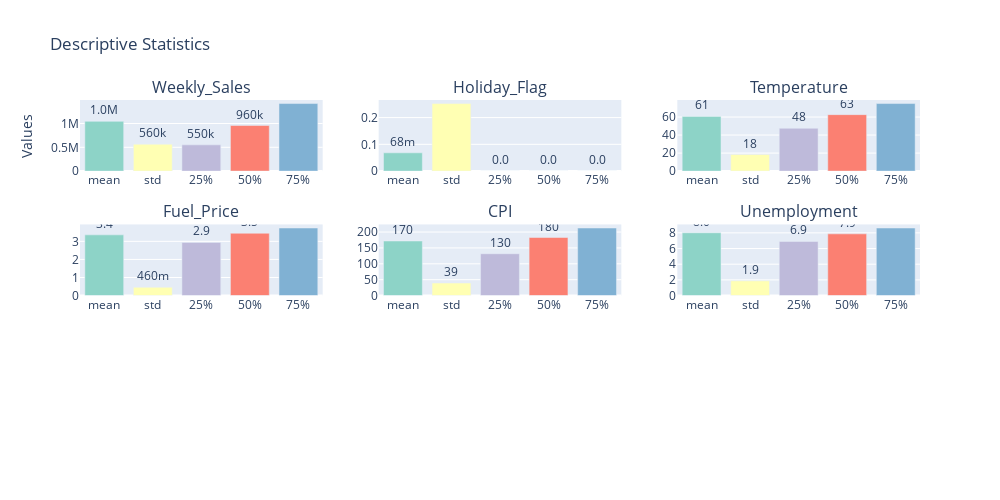

The cell this chart's notebook holds for it:
### Code cell
all_column_stats = df.describe()

all_column_stats = all_column_stats.drop(['count', 'min', 'max'])

fig = sp.make_subplots(rows=3, cols=3, subplot_titles=all_column_stats.columns)

for i, column in enumerate(all_column_stats.columns):
    row_num = i // 3 + 1
    col_num = i % 3 + 1
    
    column_stats = all_column_stats[column]
    
    fig.add_trace(
        go.Bar(
            x=column_stats.index,
            y=column_stats.values,
            marker_color=px.colors.qualitative.Set3,
            texttemplate='%{y:.2s}',
            textposition='outside',
        ),
        row=row_num,
        col=col_num,
    )
    
    fig.update_layout(
#         xaxis_title=f'Descriptive Statistics for {column
        yaxis_title='Values',
    )

# Update layout for the entire figure
fig.update_layout(showlegend=False, height=500, width=1000, title_text="Descriptive Statistics")
fig.show()

### Figure 1 — Plotly figure (JSON) as saved in the notebook; plotly's stock layout.template omitted (floating-point values rounded to 4 significant figures)
{"data": [{"marker": {"color": ["rgb(141,211,199)", "rgb(255,255,179)", "rgb(190,186,218)", "rgb(251,128,114)", "rgb(128,177,211)", "rgb(253,180,98)", "rgb(179,222,105)", "rgb(252,205,229)", "rgb(217,217,217)", "rgb(188,128,189)", "rgb(204,235,197)", "rgb(255,237,111)"]}, "textposition": "outside", "texttemplate": "%{y:.2s}", "type": "bar", "x": ["mean", "std", "25%", "50%", "75%"], "xaxis": "x", "y": [1045000.0, 565000.0, 551700.0, 957700.0, 1419000.0], "yaxis": "y"}, {"marker": {"color": ["rgb(141,211,199)", "rgb(255,255,179)", "rgb(190,186,218)", "rgb(251,128,114)", "rgb(128,177,211)", "rgb(253,180,98)", "rgb(179,222,105)", "rgb(252,205,229)", "rgb(217,217,217)", "rgb(188,128,189)", "rgb(204,235,197)", "rgb(255,237,111)"]}, "textposition": "outside", "texttemplate": "%{y:.2s}", "type": "bar", "x": ["mean", "std", "25%", "50%", "75%"], "xaxis": "x2", "y": [0.06833, 0.2523, 0, 0, 0], "yaxis": "y2"}, {"marker": {"color": ["rgb(141,211,199)", "rgb(255,255,179)", "rgb(190,186,218)", "rgb(251,128,114)", "rgb(128,177,211)", "rgb(253,180,98)", "rgb(179,222,105)", "rgb(252,205,229)", "rgb(217,217,217)", "rgb(188,128,189)", "rgb(204,235,197)", "rgb(255,237,111)"]}, "textposition": "outside", "texttemplate": "%{y:.2s}", "type": "bar", "x": ["mean", "std", "25%", "50%", "75%"], "xaxis": "x3", "y": [60.71, 18.42, 47.55, 62.67, 74.97], "yaxis": "y3"}, {"marker": {"color": ["rgb(141,211,199)", "rgb(255,255,179)", "rgb(190,186,218)", "rgb(251,128,114)", "rgb(128,177,211)", "rgb(253,180,98)", "rgb(179,222,105)", "rgb(252,205,229)", "rgb(217,217,217)", "rgb(188,128,189)", "rgb(204,235,197)", "rgb(255,237,111)"]}, "textposition": "outside", "texttemplate": "%{y:.2s}", "type": "bar", "x": ["mean", "std", "25%", "50%", "75%"], "xaxis": "x4", "y": [3.36, 0.4585, 2.94, 3.45, 3.74], "yaxis": "y4"}, {"marker": {"color": ["rgb(141,211,199)", "rgb(255,255,179)", "rgb(190,186,218)", "rgb(251,128,114)", "rgb(128,177,211)", "rgb(253,180,98)", "rgb(179,222,105)", "rgb(252,205,229)", "rgb(217,217,217)", "rgb(188,128,189)", "rgb(204,235,197)", "rgb(255,237,111)"]}, "textposition": "outside", "texttemplate": "%{y:.2s}", "type": "bar", "x": ["mean", "std", "25%", "50%", "75%"], "xaxis": "x5", "y": [171.8, 39.36, 131.7, 182.8, 212.8], "yaxis": "y5"}, {"marker": {"color": ["rgb(141,211,199)", "rgb(255,255,179)", "rgb(190,186,218)", "rgb(251,128,114)", "rgb(128,177,211)", "rgb(253,180,98)", "rgb(179,222,105)", "rgb(252,205,229)", "rgb(217,217,217)", "rgb(188,128,189)", "rgb(204,235,197)", "rgb(255,237,111)"]}, "textposition": "outside", "texttemplate": "%{y:.2s}", "type": "bar", "x": ["mean", "std", "25%", "50%", "75%"], "xaxis": "x6", "y": [8.009, 1.88, 6.9, 7.87, 8.62], "yaxis": "y6"}], "layout": {"annotations": [{"font": {"size": 16}, "showarrow": false, "text": "Weekly_Sales", "x": 0.1444, "xanchor": "center", "xref": "paper", "y": 1, "yanchor": "bottom", "yref": "paper"}, {"font": {"size": 16}, "showarrow": false, "text": "Holiday_Flag", "x": 0.5, "xanchor": "center", "xref": "paper", "y": 1, "yanchor": "bottom", "yref": "paper"}, {"font": {"size": 16}, "showarrow": false, "text": "Temperature", "x": 0.8556, "xanchor": "center", "xref": "paper", "y": 1, "yanchor": "bottom", "yref": "paper"}, {"font": {"size": 16}, "showarrow": false, "text": "Fuel_Price", "x": 0.1444, "xanchor": "center", "xref": "paper", "y": 0.6111, "yanchor": "bottom", "yref": "paper"}, {"font": {"size": 16}, "showarrow": false, "text": "CPI", "x": 0.5, "xanchor": "center", "xref": "paper", "y": 0.6111, "yanchor": "bottom", "yref": "paper"}, {"font": {"size": 16}, "showarrow": false, "text": "Unemployment", "x": 0.8556, "xanchor": "center", "xref": "paper", "y": 0.6111, "yanchor": "bottom", "yref": "paper"}], "height": 500, "showlegend": false, "title": {"text": "Descriptive Statistics"}, "width": 1000, "xaxis": {"anchor": "y", "domain": [0, 0.2889]}, "xaxis2": {"anchor": "y2", "domain": [0.3556, 0.6444]}, "xaxis3": {"anchor": "y3", "domain": [0.7111, 1]}, "xaxis4": {"anchor": "y4", "domain": [0, 0.2889]}, "xaxis5": {"anchor": "y5", "domain": [0.3556, 0.6444]}, "xaxis6": {"anchor": "y6", "domain": [0.7111, 1]}, "xaxis7": {"anchor": "y7", "domain": [0, 0.2889]}, "xaxis8": {"anchor": "y8", "domain": [0.3556, 0.6444]}, "xaxis9": {"anchor": "y9", "domain": [0.7111, 1]}, "yaxis": {"anchor": "x", "domain": [0.7778, 1], "title": {"text": "Values"}}, "yaxis2": {"anchor": "x2", "domain": [0.7778, 1]}, "yaxis3": {"anchor": "x3", "domain": [0.7778, 1]}, "yaxis4": {"anchor": "x4", "domain": [0.3889, 0.6111]}, "yaxis5": {"anchor": "x5", "domain": [0.3889, 0.6111]}, "yaxis6": {"anchor": "x6", "domain": [0.3889, 0.6111]}, "yaxis7": {"anchor": "x7", "domain": [0, 0.2222]}, "yaxis8": {"anchor": "x8", "domain": [0, 0.2222]}, "yaxis9": {"anchor": "x9", "domain": [0, 0.2222]}}}
